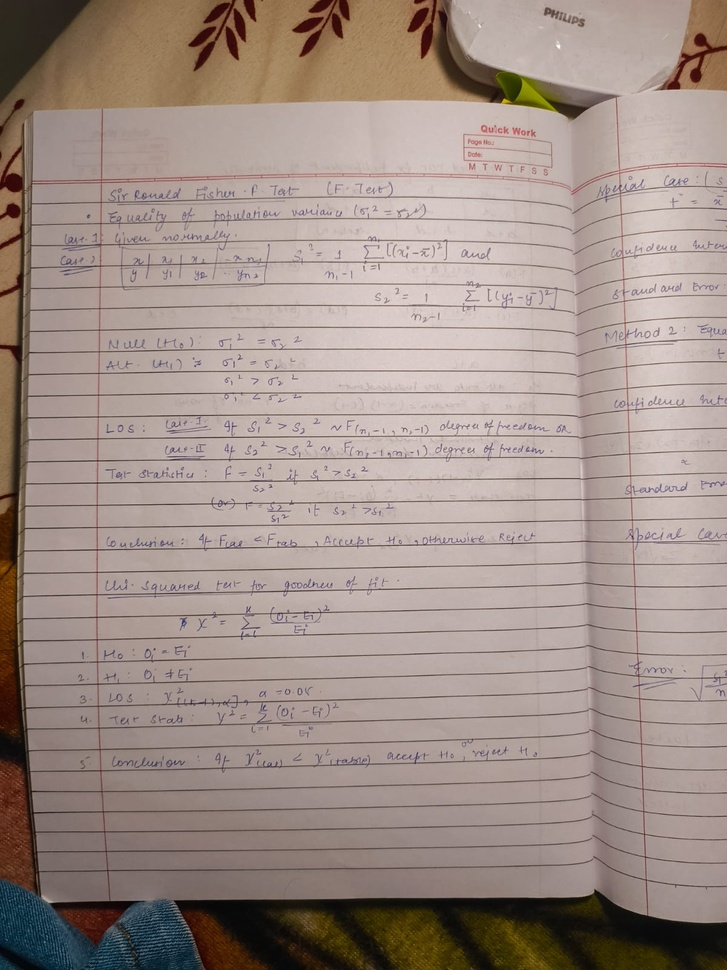
#> input picture tests/sample_images/sample_image1.jpeg, 727 x 970 px, shrunk from 1200 x 1600 before the run
$ python -i enhancement.py   (imports and definitions only)
#> lines starting #> are read from the running program, lines starting #| are printed output that depends on the picture; after the words box and inside, x2 and y2 are one past the last pixel; in counts of white or black regions, pixels touching at a corner belong together
#> further down, picture is the input picture: shape (970, 727, 3); mean B, G, R 136.3, 143.8, 159.9
import cv2
import numpy as np

class DocumentEnhancer:
    def __init__(self, clip_limit: float = 2.0, tile_size: tuple = (8, 8)):
        self.clip_limit = clip_limit
        self.tile_size = tile_size

    def enhance(self, image: np.ndarray) -> tuple:
        if image is None:
            raise ValueError("Invalid image input for enhancement.")

        gray = cv2.cvtColor(image, cv2.COLOR_BGR2GRAY) if len(image.shape) == 3 else image.copy()
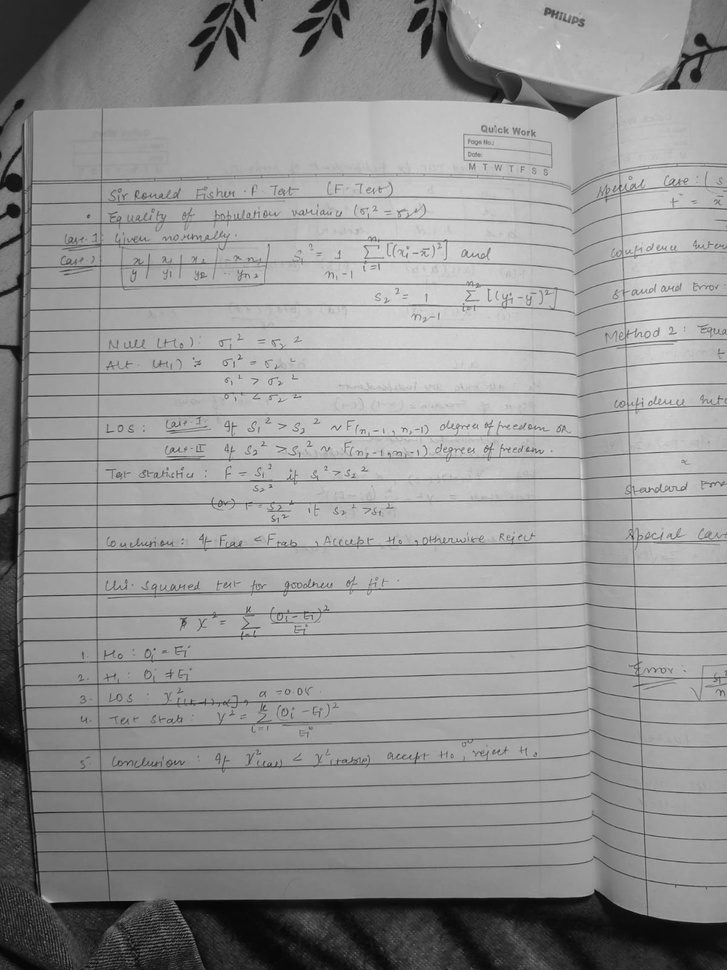
#> gray: shape (970, 727); min 2, max 253, mean 147.8

        clahe = cv2.createCLAHE(clipLimit=self.clip_limit, tileGridSize=self.tile_size)
        contrast_enhanced = clahe.apply(gray)
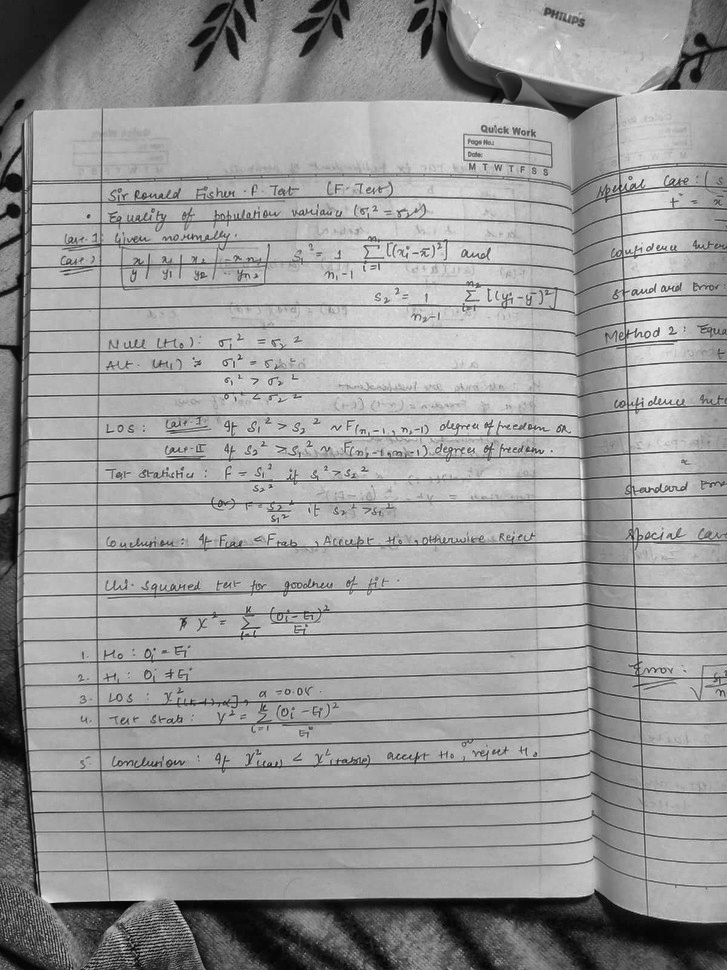
#> contrast_enhanced: shape (970, 727); min 1, max 254, mean 153.3

        threshold = cv2.adaptiveThreshold(
            contrast_enhanced,
            255,
            cv2.ADAPTIVE_THRESH_GAUSSIAN_C,
            cv2.THRESH_BINARY,
            21,
            10
        )
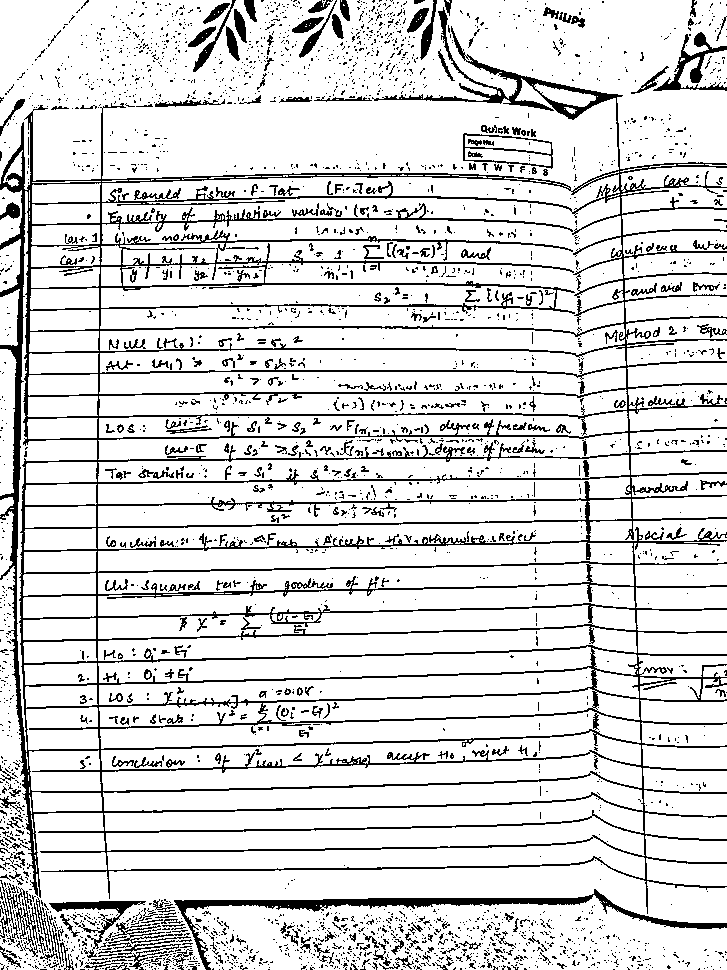
#> threshold: shape (970, 727); 85% white; black in thin lines or dots

        kernel = np.ones((2, 2), np.uint8)
        cleaned_scan = cv2.morphologyEx(threshold, cv2.MORPH_OPEN, kernel)
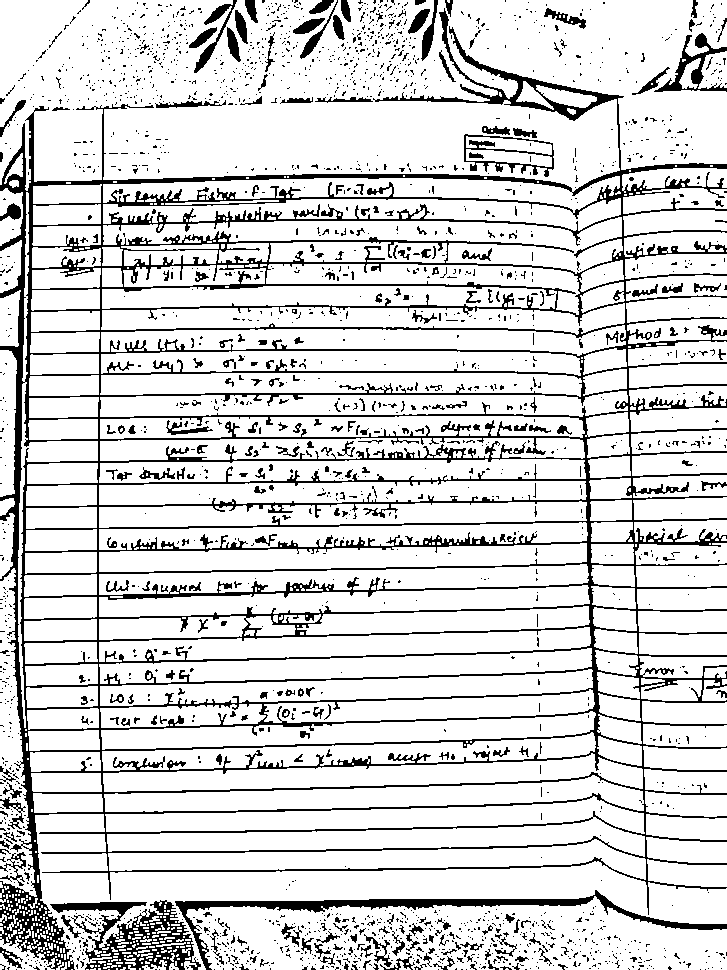
#> cleaned_scan: shape (970, 727); 84% white; 2261 black regions (1984 under 20 px), largest, box (x1, y1, x2, y2) and area: (0, 8, 727, 970) 79149, (175, 890, 727, 970) 4151, (50, 900, 201, 970) 3933

        return gray, contrast_enhanced, cleaned_scan

>>> import cv2
>>> picture = cv2.imread('../tests/sample_images/sample_image1.jpeg')
>>> result = DocumentEnhancer().enhance(picture)

$ run again, on tests/sample_images/sample_image2.jpeg
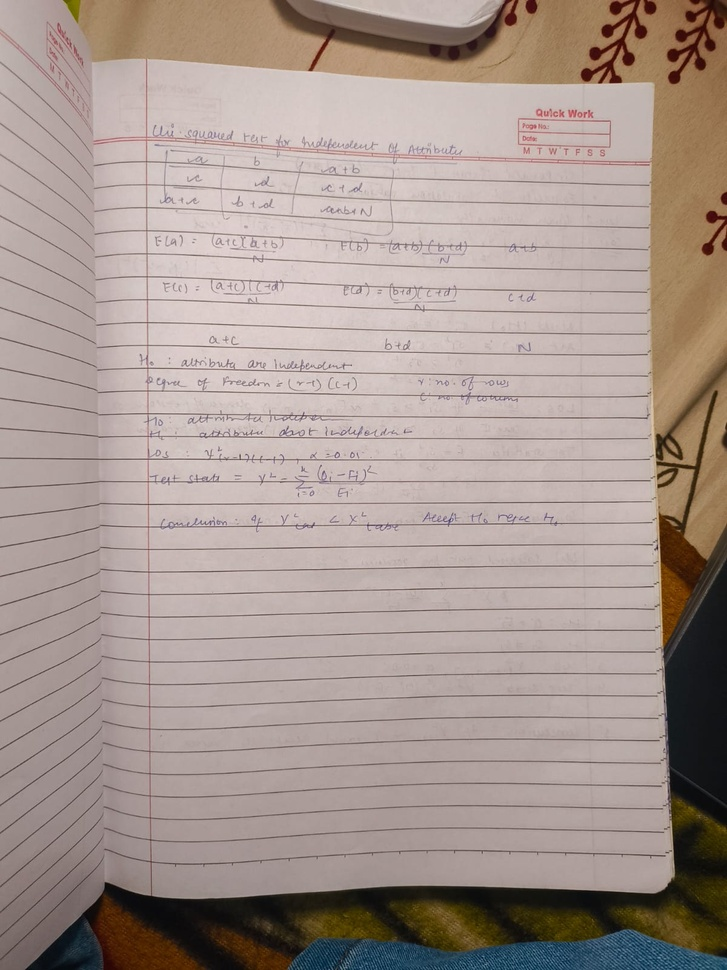
#> input picture tests/sample_images/sample_image2.jpeg, 727 x 970 px, shrunk from 1200 x 1600 before the run
#> picture is the input picture: shape (970, 727, 3); mean B, G, R 144.4, 151.2, 166.7
#> in enhance, `threshold = cv2.adaptiveThreshold( contrast_enhanced, 255, cv2.ADAPTIV..`:
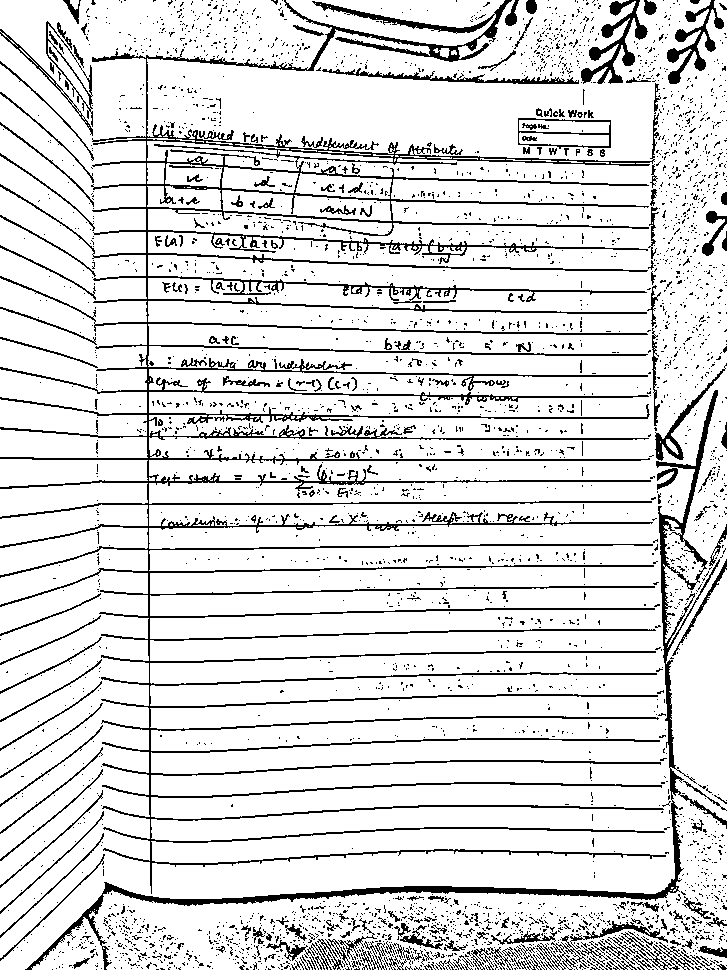
#> threshold: shape (970, 727); 86.4% white; black in thin lines or dots
#> in enhance, `cleaned_scan = cv2.morphologyEx(threshold, cv2.MORPH_OPEN, kernel)`:
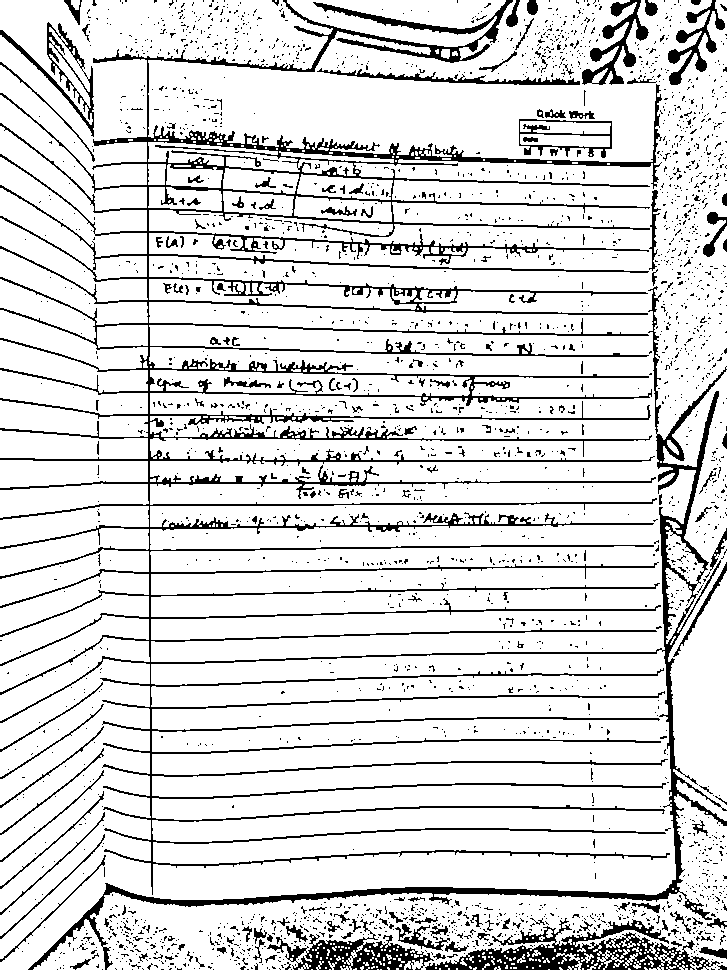
#> cleaned_scan: shape (970, 727); 85.4% white; black in thin lines or dots

$ run again, on tests/sample_images/sample_image3.jpeg
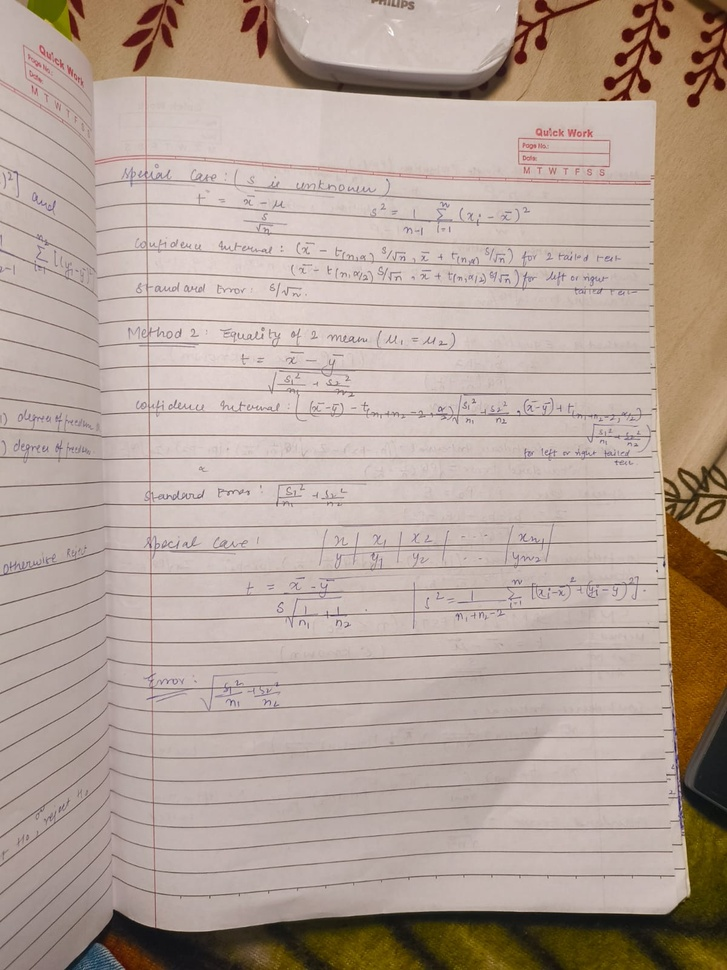
#> input picture tests/sample_images/sample_image3.jpeg, 727 x 970 px, shrunk from 1200 x 1600 before the run
#> picture is the input picture: shape (970, 727, 3); mean B, G, R 152.8, 163, 180.5
#> in enhance, `threshold = cv2.adaptiveThreshold( contrast_enhanced, 255, cv2.ADAPTIV..`:
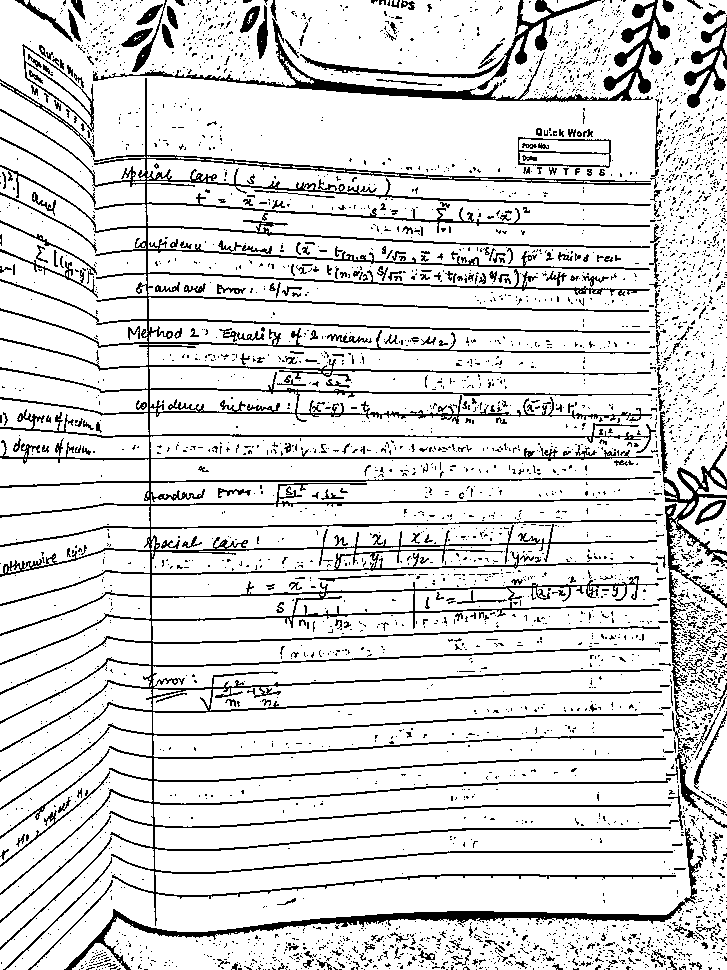
#> threshold: shape (970, 727); 85.7% white; black in thin lines or dots
#> in enhance, `cleaned_scan = cv2.morphologyEx(threshold, cv2.MORPH_OPEN, kernel)`:
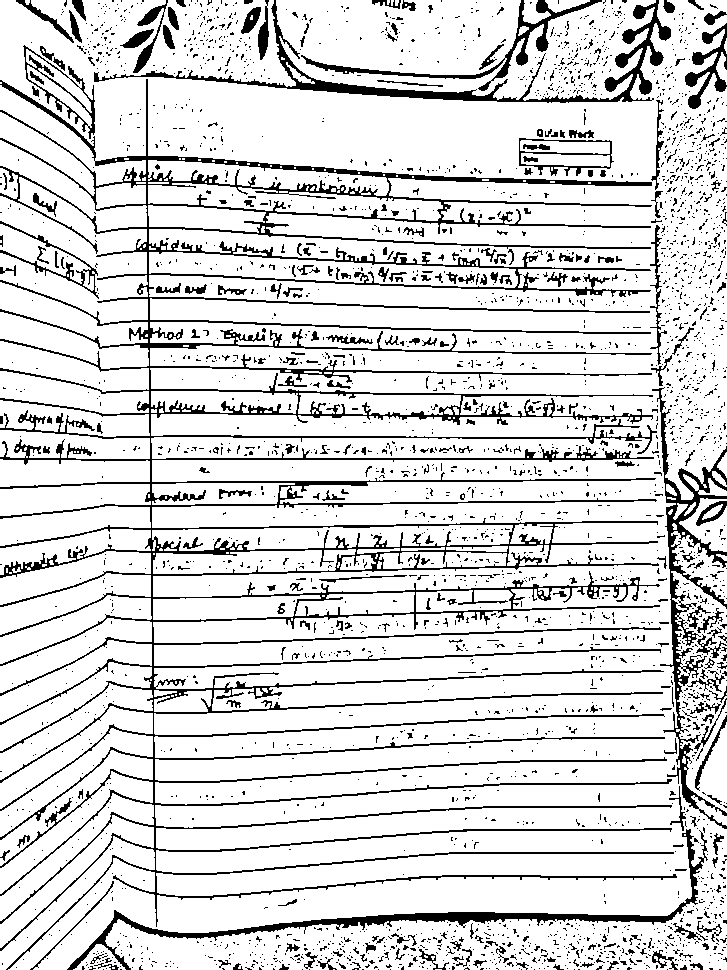
#> cleaned_scan: shape (970, 727); 84.9% white; black in thin lines or dots
